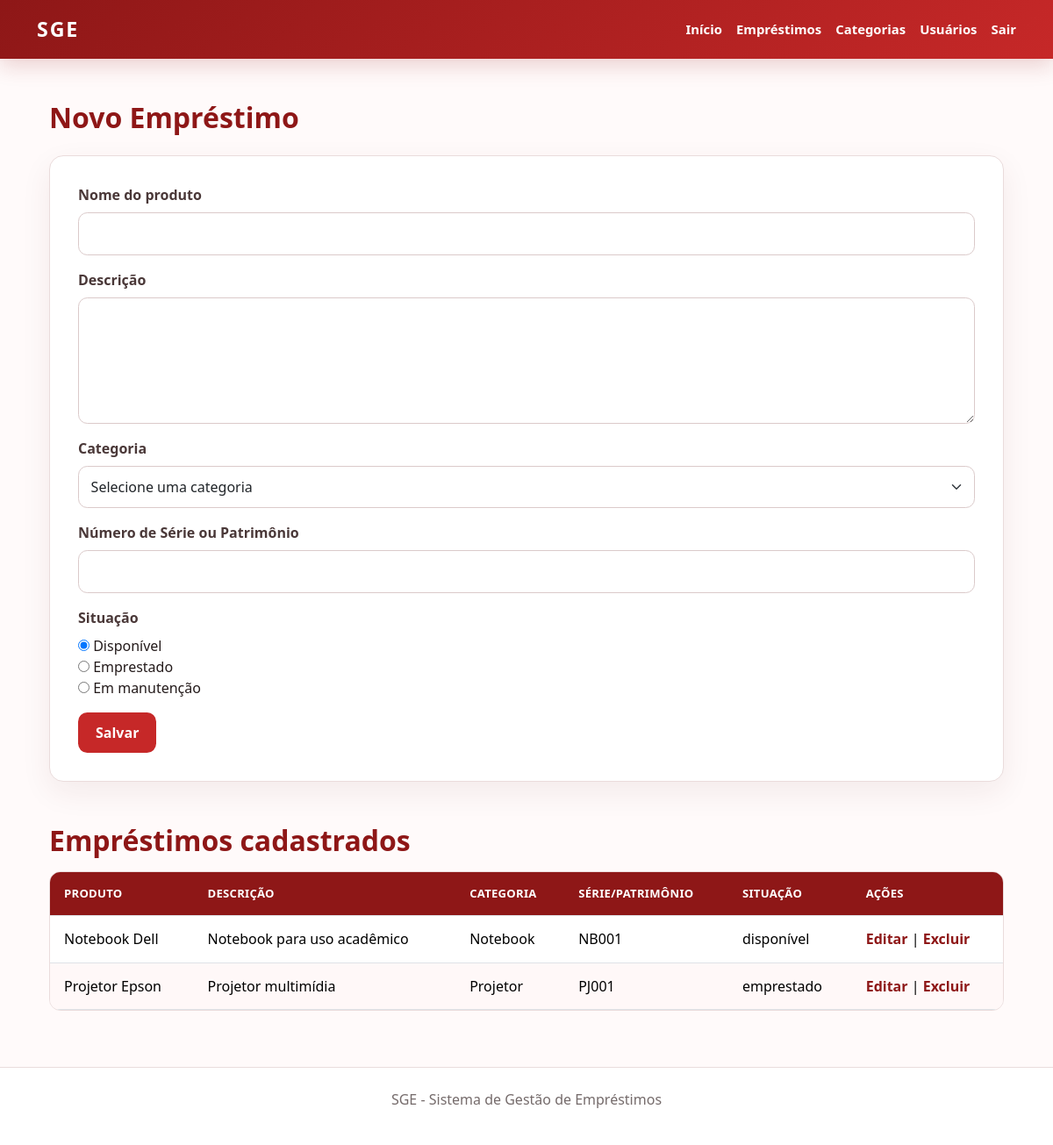
/emprestimos.php (signed in), run on the app's committed database.
### tables this page shows
CREATE TABLE
    emprestimos (
        id INT AUTO_INCREMENT PRIMARY KEY,
        nome_produto VARCHAR(100) NOT NULL,
        descricao TEXT,
        categoria_id INT NOT NULL,
        numero_serie VARCHAR(100) NOT NULL,
        situacao ENUM ('disponível', 'emprestado', 'em manutenção') NOT NULL DEFAULT 'disponível',
        FOREIGN KEY (categoria_id) REFERENCES categorias (id)
    );

CREATE TABLE
    categorias (
        id INT AUTO_INCREMENT PRIMARY KEY,
        categoria VARCHAR(100) NOT NULL
    );

### src/emprestimos.php (the view, shortened to what this page needs)
<?php
require 'config.php';
$emprestimo_edicao = null;
$emprestimos = $conn->query(
    'SELECT
        e.id,
        e.nome_produto,
        e.descricao,
        e.numero_serie,
        e.situacao,
        c.categoria
     FROM emprestimos e
     INNER JOIN categorias c
        ON e.categoria_id = c.id
     ORDER BY e.nome_produto'
);
require 'header.php';
?>
<main class="sge-main">
    <h2 class="mb-4">
        <?= $emprestimo_edicao
            ? 'Editar Empréstimo'
            : 'Novo Empréstimo'
            ?>
    </h2>
    <form class="sge-panel sge-form mb-5" action="salvar_emprestimo.php" method="POST">
        <label class="form-label" for="nome_produto">
            Nome do produto
        </label>
        <input class="form-control" type="text" id="nome_produto" name="nome_produto"
            value="<?= htmlspecialchars($emprestimo_edicao['nome_produto'] ?? '') ?>" required>
        <label class="form-label" for="descricao">
            Descrição
        </label>
        <textarea class="form-control" id="descricao" name="descricao" rows="5" cols="40"
            required><?= htmlspecialchars($emprestimo_edicao['descricao'] ?? '') ?></textarea>
        <label class="form-label" for="categoria_id">
            Categoria
        </label>
        <select class="form-select" id="categoria_id" name="categoria_id" required>
            <option value="">
                Selecione uma categoria
            </option>
        </select>
        <label class="form-label" for="numero_serie">
            Número de Série ou Patrimônio
        </label>
        <input class="form-control" type="text" id="numero_serie" name="numero_serie"
            value="<?= htmlspecialchars($emprestimo_edicao['numero_serie'] ?? '') ?>" required>
        <fieldset class="mb-3">
            <legend class="fs-6">Situação</legend>
            <label>
                <input type="radio" name="situacao" value="disponível" <?= (
                    ($emprestimo_edicao['situacao'] ?? 'disponível')
                    === 'disponível'
                ) ? 'checked' : '' ?> required>
                Disponível
            </label>
            <br>
            <label>
                <input type="radio" name="situacao" value="emprestado" <?= (
                    ($emprestimo_edicao['situacao'] ?? '')
                    === 'emprestado'
                ) ? 'checked' : '' ?>>
                Emprestado
            </label>
            <br>
            <label>
                <input type="radio" name="situacao" value="em manutenção" <?= (
                    ($emprestimo_edicao['situacao'] ?? '')
                    === 'em manutenção'
                ) ? 'checked' : '' ?>>
                Em manutenção
            </label>
        </fieldset>
        <button class="btn btn-sge" type="submit">
            Salvar
        </button>
    </form>
    <h2 class="mb-3">Empréstimos cadastrados</h2>
    <div class="table-responsive">
        <table class="table table-hover">
            <thead>
                <tr>
                    <th>Produto</th>
                    <th>Descrição</th>
                    <th>Categoria</th>
                    <th>Série/Patrimônio</th>
                    <th>Situação</th>
                    <th>Ações</th>
                </tr>
            </thead>
            <tbody>
                <?php while ($emprestimo = $emprestimos->fetch_assoc()): ?>
                    <tr>
                        <td>
                            <?= htmlspecialchars($emprestimo['nome_produto']) ?>
                        </td>
                        <td>
                            <?= htmlspecialchars($emprestimo['descricao']) ?>
                        </td>
                        <td>
                            <?= htmlspecialchars($emprestimo['categoria']) ?>
                        </td>
                        <td>
                            <?= htmlspecialchars($emprestimo['numero_serie']) ?>
                        </td>
                        <td>
                            <?= htmlspecialchars($emprestimo['situacao']) ?>
                        </td>
                        <td>
                            <a href="emprestimos.php?id=<?= $emprestimo['id'] ?>">
                                Editar
                            </a>
                            |
                            <a href="excluir.php?tipo=emprestimo&id=<?= $emprestimo['id'] ?>"
                                onclick="return confirm('Excluir este empréstimo?')">
                                Excluir
                            </a>
                        </td>
                    </tr>
                <?php endwhile; ?>
            </tbody>
        </table>
    </div>
</main>
<?php require 'footer.php'; ?>

### src/header.php (shortened to what this page needs)
<!DOCTYPE html>
<html lang="pt-BR">
<head>
    <link href="https://cdn.jsdelivr.net/npm/bootstrap@5.3.3/dist/css/bootstrap.min.css" rel="stylesheet">
    <link rel="stylesheet" href="style.css">
</head>
<body>
    <header class="sge-header">
        <div class="container py-3">
            <div class="d-flex flex-wrap align-items-center justify-content-between gap-3">
                <a class="sge-brand text-decoration-none" href="index.php">SGE</a>
                <nav class="sge-nav d-flex flex-wrap align-items-center gap-3">
                    <a href="index.php">Início</a>
                    <a href="emprestimos.php">Empréstimos</a>
                    <a href="categorias.php">Categorias</a>
                    <a href="usuarios.php">Usuários</a>
                    <a href="logout.php">Sair</a>
                </nav>
            </div>
        </div>
    </header>

### src/footer.php (shortened to what this page needs)
<footer class="sge-footer">
    <p>SGE - Sistema de Gestão de Empréstimos</p>
</footer>
</body>
</html>

### src/style.css (style rules this page uses)
:root { --sge-red: #c62828; --sge-red-dark: #8e1717; --sge-red-soft: #fff1f1; --sge-ink: #241b1b; --sge-muted: #756b6b; --sge-line: #eadcdc; }
* { box-sizing: border-box; }
body { min-height: 100vh; margin: 0; color: var(--sge-ink); background: #fffafa; font-family: "Segoe UI", sans-serif; }
.sge-header { background: linear-gradient(135deg, var(--sge-red-dark), var(--sge-red)); box-shadow: 0 8px 24px rgb(142 23 23 / 18%); }
.sge-brand { color: #fff; font-size: 1.45rem; font-weight: 800; letter-spacing: .08em; }
.sge-nav a { color: #fff; font-size: .93rem; font-weight: 600; text-decoration: none; transition: color .2s ease; }
.sge-main { width: min(1120px, 100%); margin: 0 auto; padding: 3rem 1rem 4rem; }
.sge-main h1, .sge-main h2 { color: var(--sge-red-dark); font-weight: 800; }
.sge-main h2 { margin-bottom: 1.25rem; }
.sge-panel { border: 1px solid var(--sge-line); border-radius: 1rem; background: #fff; box-shadow: 0 12px 35px rgb(92 28 28 / 7%); }
.sge-form { padding: clamp(1.25rem, 3vw, 2rem); }
.form-label, fieldset legend { color: #4a3838; font-weight: 700; }
.form-control, .form-select { border-color: #dbcaca; border-radius: .65rem; padding: .7rem .85rem; }
.btn-sge { border: 0; border-radius: .65rem; color: #fff; background: var(--sge-red); font-weight: 700; padding: .7rem 1.25rem; }
.table-responsive { border: 1px solid var(--sge-line); border-radius: .8rem; }
.table { min-width: 680px; margin-bottom: 0; }
.table thead th { color: #fff; background: var(--sge-red-dark); font-size: .82rem; letter-spacing: .02em; text-transform: uppercase; white-space: nowrap; }
.table td, .table th { padding: .9rem 1rem; vertical-align: middle; }
.table tbody tr:nth-child(even) td { background: #fff8f8; }
.table a { color: var(--sge-red-dark); font-weight: 700; text-decoration: none; }
.sge-footer { border-top: 1px solid var(--sge-line); padding: 1.5rem 1rem; color: var(--sge-muted); background: #fff; text-align: center; }

### data on the page
emprestimos: nome_produto "Notebook Dell", descricao "Notebook para uso acadêmico", categoria.categoria "Notebook", numero_serie "NB001", situacao "disponível"
emprestimos: nome_produto "Projetor Epson", descricao "Projetor multimídia", categoria.categoria "Projetor", numero_serie "PJ001", situacao "emprestado"
